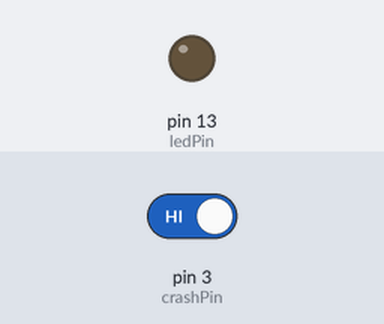
Recording of a sketch running on a simulated Arduino Uno, built with avr-gcc and run on an emulated ATmega328P. Parts: output pins drawn as LEDs (lit = HIGH). Inputs (shaded band) come from the test bench; at power-on: pin 3 (crashPin) HIGH.

Above: at 1.2 s.
1.3 s: pin 3 (crashPin) driven LOW
At 1.37 s:
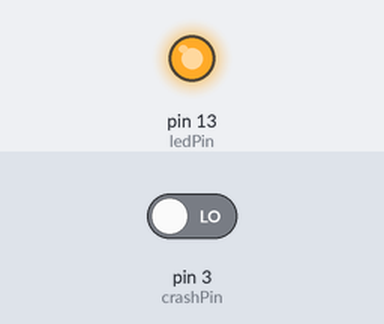
4.3 s: pin 3 (crashPin) driven HIGH
At 5.4 s:
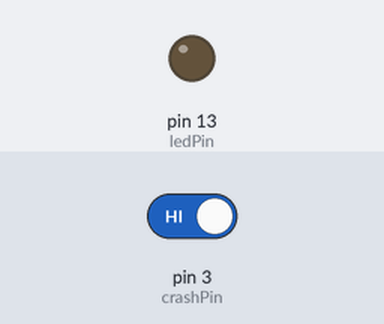
Timing chart, 0 to 7.3 s (numbered marks = the images above; inputs shaded):
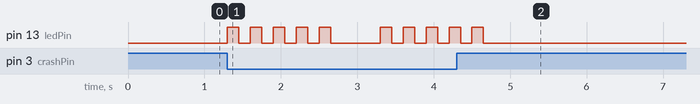

The sketch:

Basic_Collision_Flash_5times.ino
```cpp
const int crashPin = 3;
const int ledPin = 13;

void setup() {
  pinMode(crashPin, INPUT);
  pinMode(ledPin, OUTPUT);
}

void loop() {

  if (digitalRead(crashPin) == LOW) {

    for (int i = 0; i < 5; i++) {
      digitalWrite(ledPin, HIGH);
      delay(150);
      digitalWrite(ledPin, LOW);
      delay(150);
    }

    delay(500);
  }

}
```

Measured:
- after the input at 1.3 s, pin 13 (ledPin): goes 4 × (HIGH 0.15 s, LOW 0.15 s), HIGH 0.15 s, LOW 0.65 s, 3 × (HIGH 0.15 s, LOW 0.15 s), then HIGH, starting at once
- after the input at 4.3 s, pin 13 (ledPin): goes on until 4.7 s, then stays LOW
